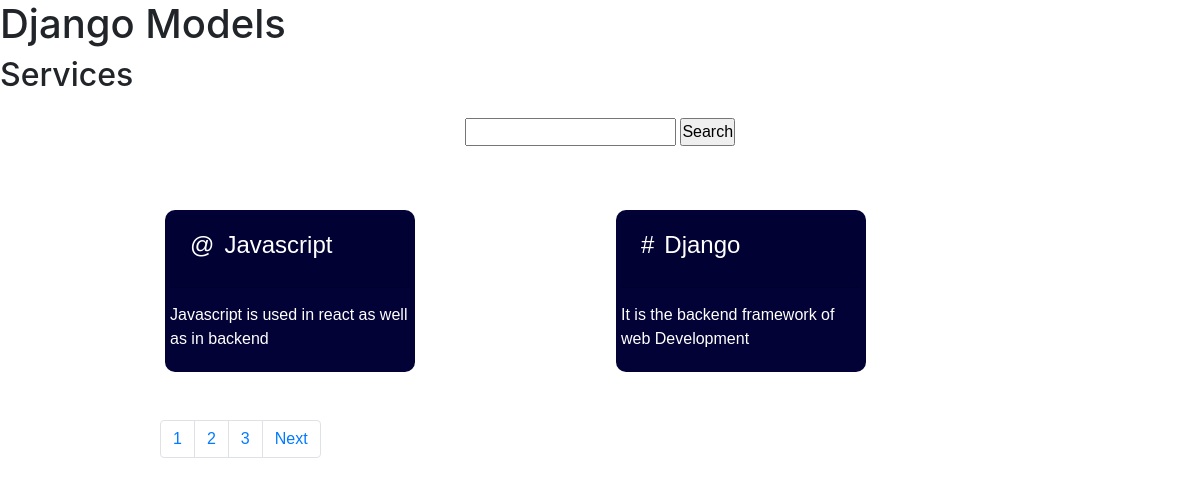
The page / on the database its author committed.
### services/models.py (models this page shows)
class Services(models.Model):
    service_icon = models.CharField(max_length=50)
    service_title = models.CharField(max_length=50)
    service_description = HTMLField()

### Tutorial06/views.py (the view)
# urls.py: 2. Add a URL to urlpatterns:  path('', views.home, name='home')
def home(request):
    service_data = Services.objects.all()
    display_pages = Paginator(service_data,2)
    default_page = request.GET.get('page')
    current_page = display_pages.get_page(default_page)
    total_page = current_page.paginator.num_pages
    data = {
        'service_data':current_page,
        'total_pages': [n+1 for n in range(total_page)]
    }
    return render(request,'index.html',data)

### templates/index.html (shortened to what this page needs)
<!DOCTYPE html>
<html lang="en">
<head>
    <link rel="stylesheet" href="https://cdn.jsdelivr.net/npm/bootstrap@4.0.0/dist/css/bootstrap.min.css"
>
</head>
<body>
    <h1>Django Models</h1>
    <h2 style="margin-bottom: 1.5rem;">Services</h2>
    <form style="text-align: center;" method="get">
        <input type="text" name="servicename">
        <input type="submit" value="Search">
    </form>
    <div class="container">
        {% for model_data in service_data %}
        <div class="card-content">
            <div class="card-header">
                <div class="card-icon">{{model_data.service_icon}}</div>
                <div class="card-title">{{model_data.service_title}}</div>
            </div>
            <div class="card-description">{{model_data.service_description | safe}}</div>
        </div>
        {% empty %}
        No data found
        {% endfor %}
    </div><br><br>
    <nav style="margin-left: 10rem;" aria-label="Page navigation example">
        <ul class="pagination">
            {% for n in total_pages %}
            <li class="page-item"><a class="page-link" href="/?page={{n}}">{{n}}</a></li>
            {% endfor %}
            {% if service_data.has_next %}
            <li class="page-item"><a class="page-link" href="/?page={{service_data.next_page_number}}">Next</a>
                {% endif %}
        </ul>
    </nav>
</body>
</html>

### templates/index.html (style rules this page uses)
* { margin: 0; padding: 0; font-family: Arial, Helvetica, sans-serif; }
.container { width: 900px; margin: 0 auto; margin-top: 4rem; display: grid; grid-template-columns: repeat(auto-fit, minmax(250px, 1fr)); gap: 2rem; }
.card-content { width: 250px; border-radius: 10px; padding: 5px; background-color: rgb(2, 2, 54); color: white; }
.card-header { display: flex; gap: 10px; margin-bottom: 15px; font-size: 1.5rem; }

### rows shown on the page
Services: service_icon "@", service_title "Javascript", service_description "Javascript is used in react as well as in backend"
Services: service_icon "#", service_title "Django", service_description "It is the backend framework of web Development"

### other values the page prints
{{ n }} "1" "2" "3"
